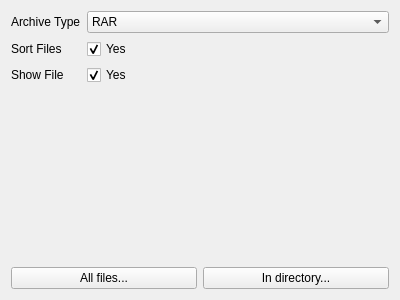
<?xml version="1.0" encoding="UTF-8"?>
<ui version="4.0">
 <class>com::sptci::ComicMaker</class>
 <widget class="QWidget" name="com::sptci::ComicMaker">
  <property name="geometry">
   <rect>
    <x>0</x>
    <y>0</y>
    <width>400</width>
    <height>300</height>
   </rect>
  </property>
  <property name="windowTitle">
   <string>Comic Book Maker</string>
  </property>
  <layout class="QGridLayout" name="gridLayout">
   <item row="0" column="0">
    <layout class="QVBoxLayout" name="verticalLayout">
     <item>
      <layout class="QFormLayout" name="formLayout">
       <item row="0" column="0">
        <widget class="QLabel" name="label">
         <property name="text">
          <string>Archive Type</string>
         </property>
        </widget>
       </item>
       <item row="0" column="1">
        <widget class="QComboBox" name="archiveType">
         <item>
          <property name="text">
           <string>RAR</string>
          </property>
         </item>
         <item>
          <property name="text">
           <string>ZIP</string>
          </property>
         </item>
         <item>
          <property name="text">
           <string>TAR</string>
          </property>
         </item>
         <item>
          <property name="text">
           <string>7Z</string>
          </property>
         </item>
        </widget>
       </item>
       <item row="1" column="0">
        <widget class="QLabel" name="label_2">
         <property name="text">
          <string>Sort Files</string>
         </property>
        </widget>
       </item>
       <item row="1" column="1">
        <widget class="QCheckBox" name="sortFiles">
         <property name="text">
          <string>Yes</string>
         </property>
         <property name="checked">
          <bool>true</bool>
         </property>
        </widget>
       </item>
       <item row="2" column="0">
        <widget class="QLabel" name="label_3">
         <property name="text">
          <string>Show File</string>
         </property>
        </widget>
       </item>
       <item row="2" column="1">
        <widget class="QCheckBox" name="showFile">
         <property name="text">
          <string>Yes</string>
         </property>
         <property name="checked">
          <bool>true</bool>
         </property>
        </widget>
       </item>
      </layout>
     </item>
     <item>
      <layout class="QHBoxLayout" name="horizontalLayout_2">
       <item>
        <widget class="QPushButton" name="allFiles">
         <property name="text">
          <string>All files...</string>
         </property>
        </widget>
       </item>
       <item>
        <widget class="QPushButton" name="inDirectory">
         <property name="text">
          <string>In directory...</string>
         </property>
        </widget>
       </item>
      </layout>
     </item>
    </layout>
   </item>
  </layout>
 </widget>
 <resources/>
 <connections>
  <connection>
   <sender>allFiles</sender>
   <signal>clicked()</signal>
   <receiver>com::sptci::ComicMaker</receiver>
   <slot>allFiles()</slot>
   <hints>
    <hint type="sourcelabel">
     <x>105</x>
     <y>220</y>
    </hint>
    <hint type="destinationlabel">
     <x>199</x>
     <y>149</y>
    </hint>
   </hints>
  </connection>
  <connection>
   <sender>inDirectory</sender>
   <signal>clicked()</signal>
   <receiver>com::sptci::ComicMaker</receiver>
   <slot>inDirectory()</slot>
   <hints>
    <hint type="sourcelabel">
     <x>293</x>
     <y>220</y>
    </hint>
    <hint type="destinationlabel">
     <x>199</x>
     <y>149</y>
    </hint>
   </hints>
  </connection>
 </connections>
</ui>
